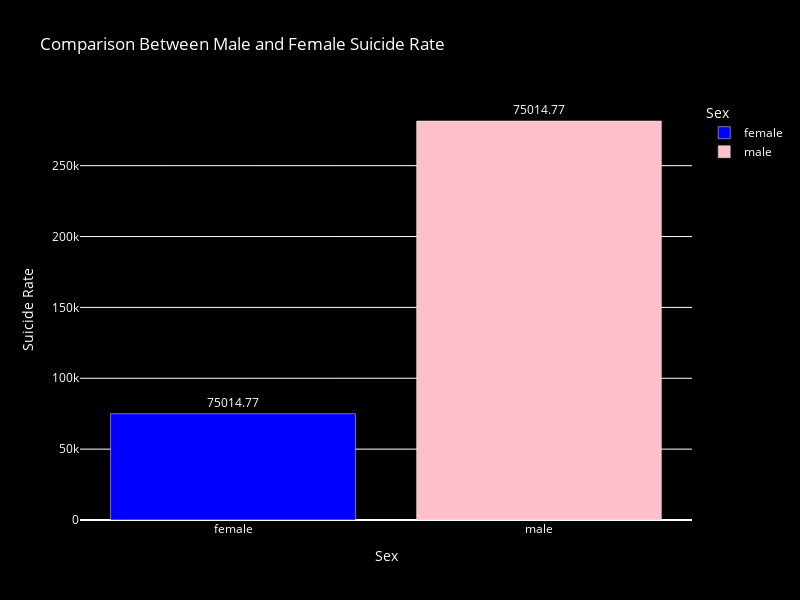

The notebook cell saved with this chart:
### Code cell
import plotly.express as px

fig_sex_suicide = px.bar(
    df.groupby('sex')['suicides/100k pop'].sum().reset_index(), 
    x='sex', 
    y='suicides/100k pop', 
    title='Comparison Between Male and Female Suicide Rate',
    labels={'sex': 'Sex', 'suicides/100k pop': 'Suicide Rate'},
    color='sex',
    color_discrete_sequence=['blue', 'pink']
)

fig_sex_suicide.update_traces(text=df.groupby('sex')['suicides/100k pop'].sum(), textposition='outside')

fig_sex_suicide.update_layout(
    plot_bgcolor='black',
    paper_bgcolor='black',
    font=dict(color='white'),
    xaxis=dict(title='Sex', tickfont=dict(color='white')),
    yaxis=dict(title='Suicide Rate', tickfont=dict(color='white')),
    height=600,
    width=800
)

### Figure 1 — Plotly figure (JSON) as saved in the notebook; plotly's stock layout.template omitted (floating-point values rounded to 4 significant figures)
{"data": [{"hovertemplate": "Sex=%{x}<br>Suicide Rate=%{y}<extra></extra>", "legendgroup": "female", "marker": {"color": "blue", "pattern": {"shape": ""}}, "name": "female", "orientation": "v", "showlegend": true, "text": [75010.0, 281500.0], "textposition": "outside", "type": "bar", "x": ["female"], "xaxis": "x", "y": [75010.0], "yaxis": "y"}, {"hovertemplate": "Sex=%{x}<br>Suicide Rate=%{y}<extra></extra>", "legendgroup": "male", "marker": {"color": "pink", "pattern": {"shape": ""}}, "name": "male", "orientation": "v", "showlegend": true, "text": [75010.0, 281500.0], "textposition": "outside", "type": "bar", "x": ["male"], "xaxis": "x", "y": [281500.0], "yaxis": "y"}], "layout": {"barmode": "relative", "font": {"color": "white"}, "height": 600, "legend": {"title": {"text": "Sex"}, "tracegroupgap": 0}, "paper_bgcolor": "black", "plot_bgcolor": "black", "title": {"text": "Comparison Between Male and Female Suicide Rate"}, "width": 800, "xaxis": {"anchor": "y", "categoryarray": ["female", "male"], "categoryorder": "array", "domain": [0, 1], "tickfont": {"color": "white"}, "title": {"text": "Sex"}}, "yaxis": {"anchor": "x", "domain": [0, 1], "tickfont": {"color": "white"}, "title": {"text": "Suicide Rate"}}}}
